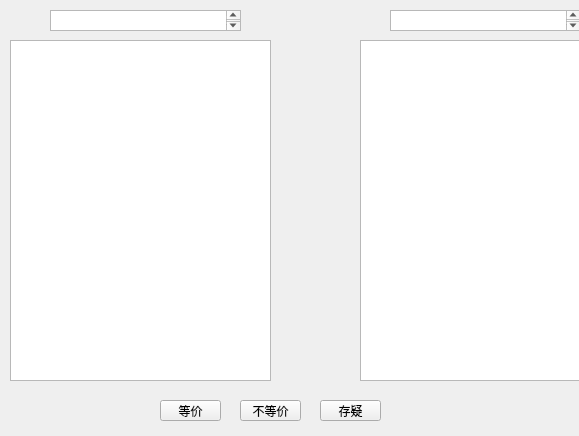
<?xml version="1.0" encoding="UTF-8"?>
<ui version="4.0">
 <class>Widget</class>
 <widget class="QWidget" name="Widget">
  <property name="geometry">
   <rect>
    <x>0</x>
    <y>0</y>
    <width>579</width>
    <height>436</height>
   </rect>
  </property>
  <property name="windowTitle">
   <string>Widget</string>
  </property>
  <widget class="QTextBrowser" name="content1">
   <property name="geometry">
    <rect>
     <x>10</x>
     <y>40</y>
     <width>261</width>
     <height>341</height>
    </rect>
   </property>
  </widget>
  <widget class="QTextBrowser" name="content2">
   <property name="geometry">
    <rect>
     <x>360</x>
     <y>40</y>
     <width>261</width>
     <height>341</height>
    </rect>
   </property>
  </widget>
  <widget class="QTextBrowser" name="name1">
   <property name="geometry">
    <rect>
     <x>50</x>
     <y>10</y>
     <width>191</width>
     <height>21</height>
    </rect>
   </property>
  </widget>
  <widget class="QTextBrowser" name="name2">
   <property name="geometry">
    <rect>
     <x>390</x>
     <y>10</y>
     <width>191</width>
     <height>21</height>
    </rect>
   </property>
  </widget>
  <widget class="QPushButton" name="btn1">
   <property name="geometry">
    <rect>
     <x>160</x>
     <y>400</y>
     <width>61</width>
     <height>21</height>
    </rect>
   </property>
   <property name="text">
    <string>等价</string>
   </property>
  </widget>
  <widget class="QPushButton" name="btn2">
   <property name="geometry">
    <rect>
     <x>240</x>
     <y>400</y>
     <width>61</width>
     <height>21</height>
    </rect>
   </property>
   <property name="text">
    <string>不等价</string>
   </property>
  </widget>
  <widget class="QPushButton" name="btn3">
   <property name="geometry">
    <rect>
     <x>320</x>
     <y>400</y>
     <width>61</width>
     <height>21</height>
    </rect>
   </property>
   <property name="text">
    <string>存疑</string>
   </property>
  </widget>
 </widget>
 <layoutdefault spacing="6" margin="11"/>
 <resources/>
 <connections/>
</ui>
